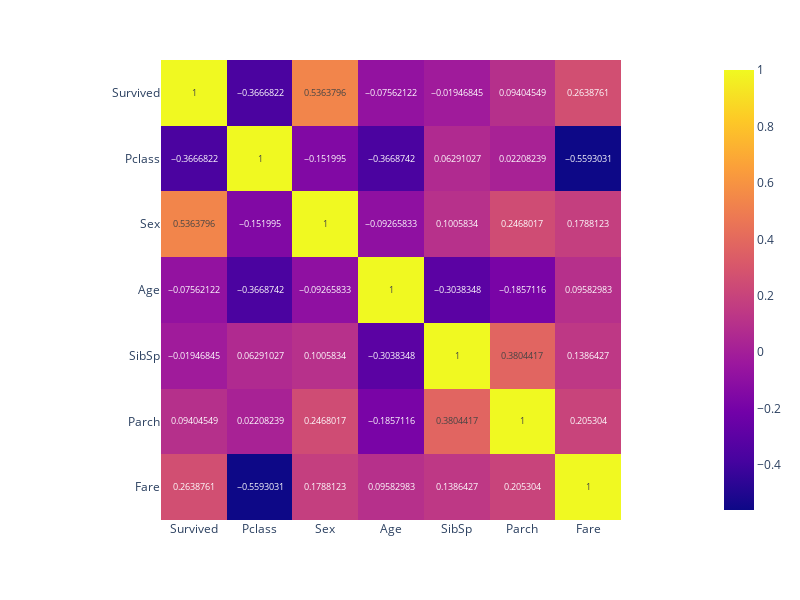

Notebook cell for this chart:
### Code cell
fig = px.imshow(df.corr(),text_auto=True,width=800,height=600)
fig.show()

### Figure 1 — Plotly figure (JSON) as saved in the notebook; plotly's stock layout.template omitted (floating-point values rounded to 4 significant figures)
{"data": [{"coloraxis": "coloraxis", "hovertemplate": "x: %{x}<br>y: %{y}<br>color: %{z}<extra></extra>", "name": "0", "texttemplate": "%{z}", "type": "heatmap", "x": ["Survived", "Pclass", "Sex", "Age", "SibSp", "Parch", "Fare"], "xaxis": "x", "y": ["Survived", "Pclass", "Sex", "Age", "SibSp", "Parch", "Fare"], "yaxis": "y", "z": [[1, -0.3667, 0.5364, -0.07562, -0.01947, 0.09405, 0.2639], [-0.3667, 1, -0.152, -0.3669, 0.06291, 0.02208, -0.5593], [0.5364, -0.152, 1, -0.09266, 0.1006, 0.2468, 0.1788], [-0.07562, -0.3669, -0.09266, 1, -0.3038, -0.1857, 0.09583], [-0.01947, 0.06291, 0.1006, -0.3038, 1, 0.3804, 0.1386], [0.09405, 0.02208, 0.2468, -0.1857, 0.3804, 1, 0.2053], [0.2639, -0.5593, 0.1788, 0.09583, 0.1386, 0.2053, 1]]}], "layout": {"coloraxis": {"colorscale": [[0, "#0d0887"], [0.1111, "#46039f"], [0.2222, "#7201a8"], [0.3333, "#9c179e"], [0.4444, "#bd3786"], [0.5556, "#d8576b"], [0.6667, "#ed7953"], [0.7778, "#fb9f3a"], [0.8889, "#fdca26"], [1, "#f0f921"]]}, "height": 600, "margin": {"t": 60}, "width": 800, "xaxis": {"anchor": "y", "constrain": "domain", "domain": [0, 1], "scaleanchor": "y"}, "yaxis": {"anchor": "x", "autorange": "reversed", "constrain": "domain", "domain": [0, 1]}}}
